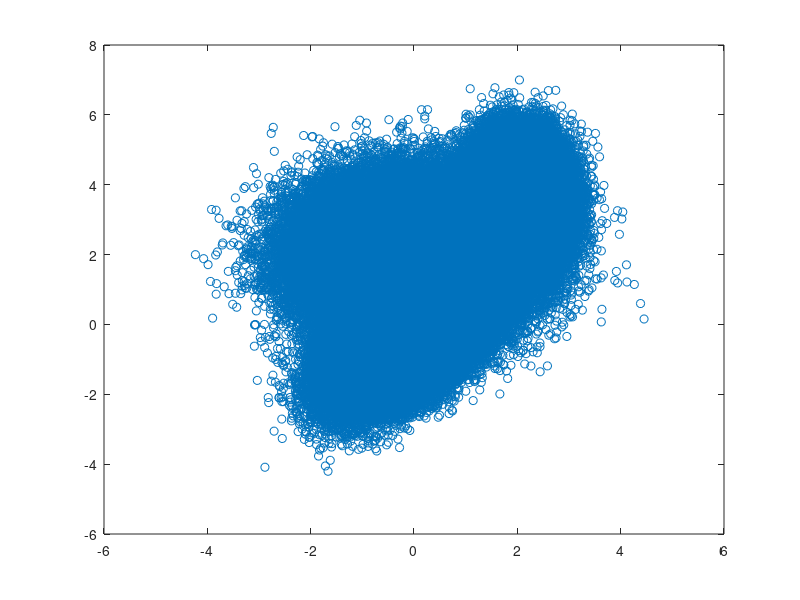

The MATLAB source for this figure: (Note: this script raises an error after producing the figure.)
% Script to demonstrate the use of the MATLAB-HTK interface to train GMMs
% Generate the data
ndata = 500000;

% Fix the seeds for reproducible results
randn('state', 42);
rand('state', 42);
data = randn(ndata, 2);
prior = [0.3 0.5 0.2];
% Mixture model swaps clusters 1 and 3
datap = [0.2 0.5 0.3];
datac = [0 2; 0 0; 2 3.5];
datacov = repmat(eye(2), [1 1 3]);
data1 = data(1:prior(1)*ndata,:);
data2 = data(prior(1)*ndata+1:(prior(2)+prior(1))*ndata, :);
data3 = data((prior(1)+prior(2))*ndata +1:ndata, :);

% First cluster has axis aligned variance and centre (2, 3.5)
data1(:, 1) = data1(:, 1)*0.4 + 2.0;
data1(:, 2) = data1(:, 2)*0.8 + 3.5;
datacov(:, :, 3) = [0.4*0.4 0; 0 0.8*0.8];

% Second cluster has variance axes rotated by 30 degrees and centre (0, 0)
rotn = [cos(pi/6) -sin(pi/6); sin(pi/6) cos(pi/6)];
data2(:,1) = data2(:, 1)*0.5;
data2 = data2*rotn;
datacov(:, :, 2) = rotn' * [0.25 0; 0 1] * rotn;

% Third cluster is at (0,2)
data3 = data3 + repmat([0 2], prior(3)*ndata, 1);

% Put the dataset together again
data = [data1; data2; data3];

fh1 = figure;
plot(data(:, 1), data(:, 2), 'o')
set(gca, 'Box', 'on')

% Set up mixture model
ncentres = 3;
input_dim = 2;
mix = gmm(input_dim, ncentres, 'full');

% Initialize using matlab
% Initialise the model parameters from the data
options = foptions;
options(14) = 5;	% Just use 5 iterations of k-means in initialisation
mix = gmminit(mix, data, options);

options = zeros(1, 18);
options(1)  = 1;		% Prints out error values.
options(14) = 50;		% Number of iterations.
options(19) = true;        % Use parallel mode when applicable

tic; [mix_ip_htk, options, errlog] = gmmem_init_htk(mix, data, options); toc;

options(19) = false;
tic; [mix_i_htk, options, errlog] = gmmem_init_htk(mix, data, options); toc;
tic; [mix_p_htk, options, errlog] = gmmem_htk_parallel(mix, data, options); toc;
tic; [mix_htk, options, errlog] = gmmem_htk(mix, data, options); toc;
tic; [mix_matlab, options, errlog] = gmmem(mix, data, options); toc;

% Plot the result 
x = -4.0:0.2:5.0;
y = -4.0:0.2:5.0;
[X, Y] = meshgrid(x,y);
X = X(:);
Y = Y(:);
grid = [X Y];
Z = gmmprob(mix_htk, grid);
Z = reshape(Z, length(x), length(y));
c = mesh(x, y, Z);
hold on
title('Surface plot of probability density')
hold off
drawnow


% Try to calculate a sensible position for the second figure, below the first
fig1_pos = get(fh1, 'Position');
fig2_pos = fig1_pos;
fig2_pos(2) = fig2_pos(2) - fig1_pos(4) - 30;
fh2 = figure('Position', fig2_pos);

h3 = plot(data(:, 1), data(:, 2), 'bo');
axis equal;
hold on
title('Plot of data and covariances')
for i = 1:ncentres
  [v,d] = eig(mix_htk.covars(:,:,i));
  for j = 1:2
    % Ensure that eigenvector has unit length
    v(:,j) = v(:,j)/norm(v(:,j));
    start=mix_htk.centres(i,:)-sqrt(d(j,j))*(v(:,j)');
    endpt=mix_htk.centres(i,:)+sqrt(d(j,j))*(v(:,j)');
    linex = [start(1) endpt(1)];
    liney = [start(2) endpt(2)];
    line(linex, liney, 'Color', 'k', 'LineWidth', 3)
  end
  % Plot ellipses of one standard deviation
  theta = 0:0.02:2*pi;
  x = sqrt(d(1,1))*cos(theta);
  y = sqrt(d(2,2))*sin(theta);
  % Rotate ellipse axes
  ellipse = (v*([x; y]))';
  % Adjust centre
  ellipse = ellipse + ones(length(theta), 1)*mix_htk.centres(i,:);
  plot(ellipse(:,1), ellipse(:,2), 'r-');
end
